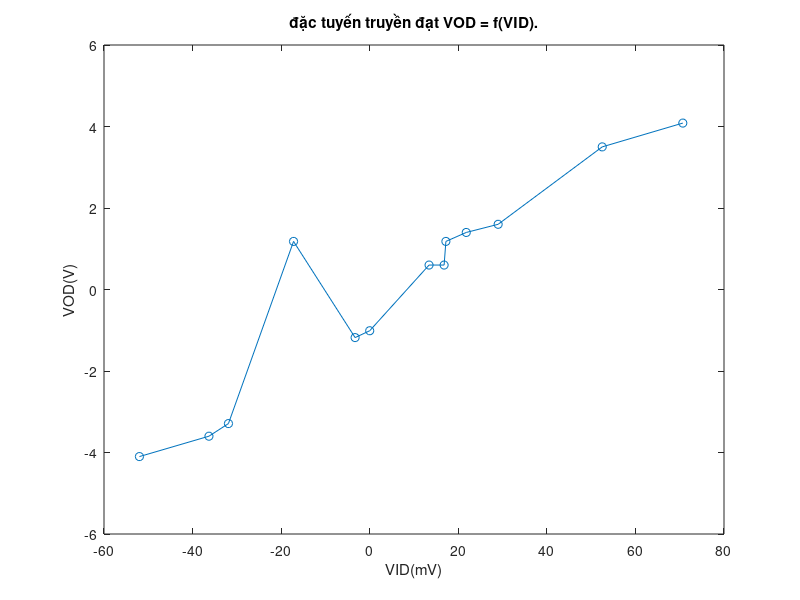

Write the MATLAB code that produced this figure.
x=[-52,	-36.3,	-31.9,	-17.2,	-3.3,	0,	13.4,	16.8,	17.2,	21.8,	29,	52.5,	70.7];
y=[-4.1,	-3.6,	-3.29,	1.18,	-1.18,	-1.012,	0.6,	0.6,	1.18,	1.4,	1.6,	3.5,	4.084
];

plot(x, y, 'o-');

% Đặt tiêu đề cho đồ thị
title('đặc tuyến truyền đạt VOD = f(VID).');

% Đặt nhãn cho các trục
xlabel('VID(mV)');
ylabel('VOD(V)');